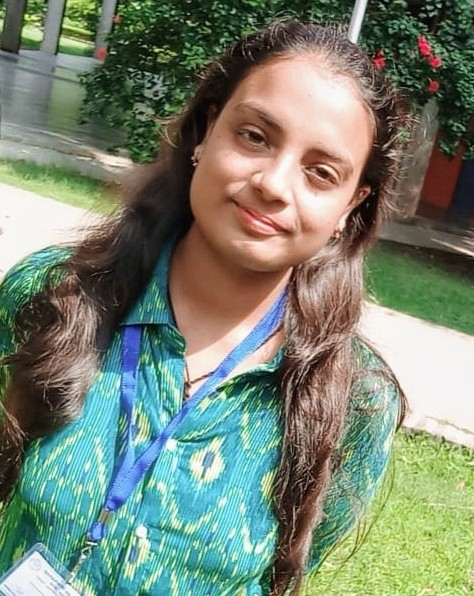
#> input picture Akshita_pic.jpg, 474 x 596 px
$ python adaptive_threshold_opencv.py
#> lines starting #> are read from the running program, lines starting #| are printed output that depends on the picture; after the words box and inside, x2 and y2 are one past the last pixel; in counts of white or black regions, pixels touching at a corner belong together
import cv2 as cv
import numpy as np
img=cv.imread('Akshita_pic.jpg',0)
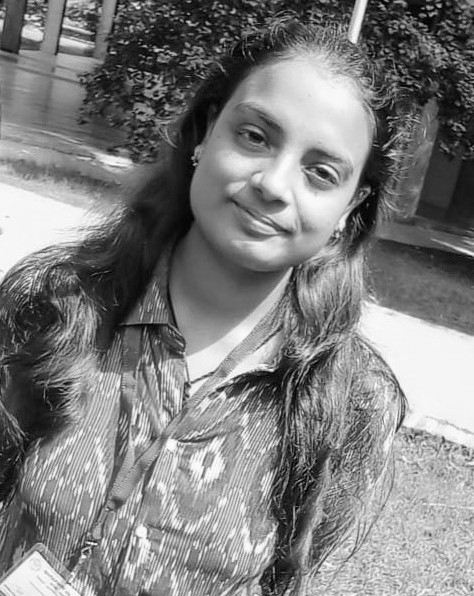
#> img: shape (596, 474); min 0, max 255, mean 127.2
_,th1=cv.threshold(img,127,255,cv.THRESH_BINARY)
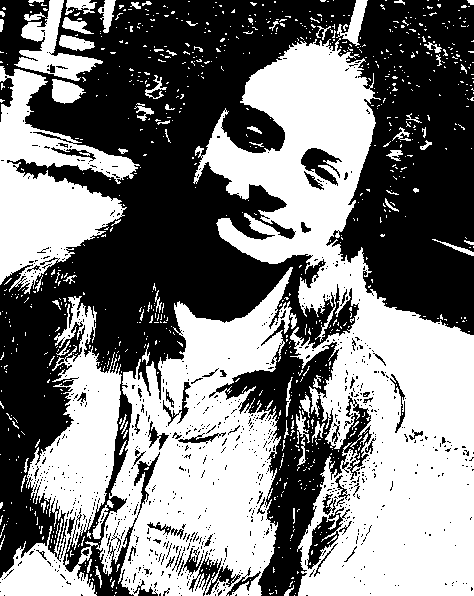
#> th1: shape (596, 474); 49.3% white; 906 white regions (830 under 20 px), largest, box (x1, y1, x2, y2) and area: (193, 38, 474, 596) 64693, (0, 267, 297, 596) 48930, (0, 66, 140, 294) 14039
th2=cv.adaptiveThreshold(img,255,cv.ADAPTIVE_THRESH_MEAN_C,cv.THRESH_BINARY,11,2)
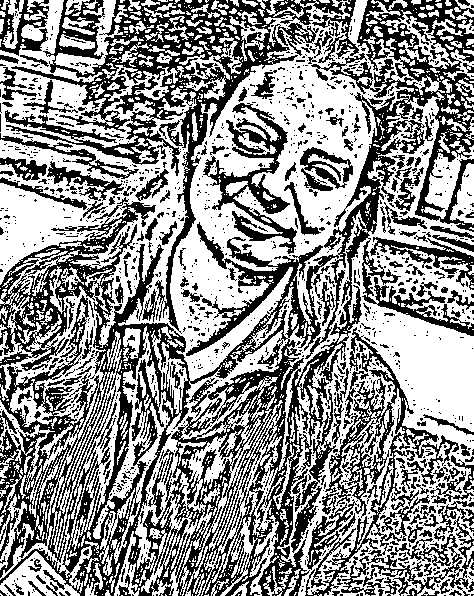
#> th2: shape (596, 474); 56% white; 1387 black regions (1171 under 20 px), largest, box (x1, y1, x2, y2) and area: (0, 0, 474, 596) 66057, (5, 0, 344, 334) 18513, (305, 327, 474, 596) 8397
th3=cv.adaptiveThreshold(img,255,cv.ADAPTIVE_THRESH_GAUSSIAN_C,cv.THRESH_BINARY,11,2)
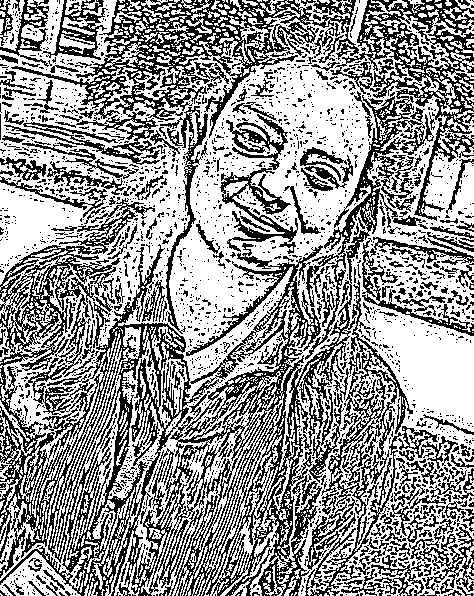
#> th3: shape (596, 474); 59% white; black in thin lines or dots
cv.imshow("image",img)
cv.imshow("th2",th2)
cv.imshow("th1",th1)
cv.imshow("th3",th3)
cv.waitKey(0)
cv.destroyAllWindows()

$ run again, with chrisfoot.jpeg copied over Akshita_pic.jpg
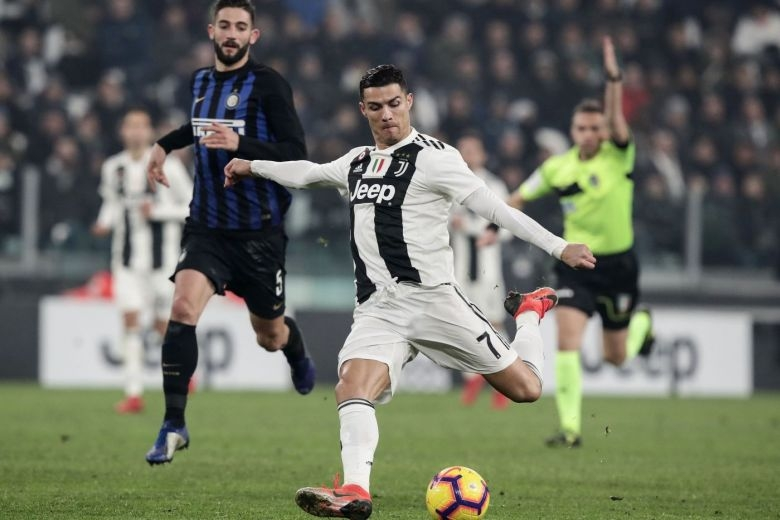
#> input picture chrisfoot.jpeg, 780 x 520 px
#> `_,th1=cv.threshold(img,127,255,cv.THRESH_BINARY)`:
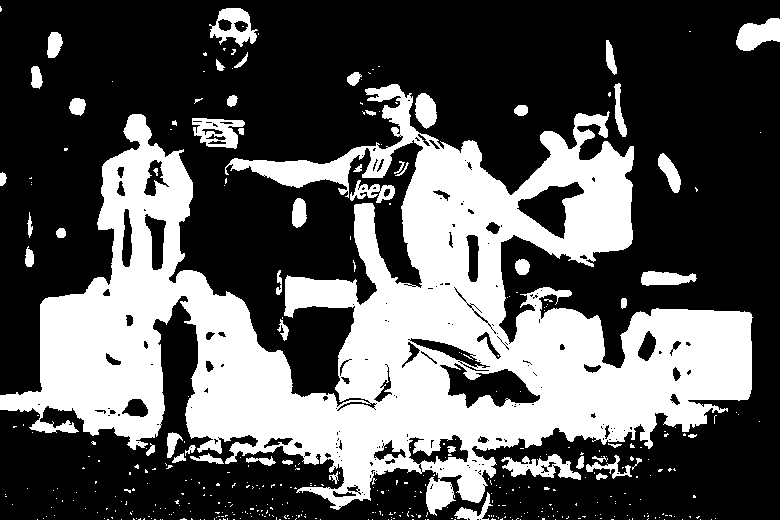
#> th1: shape (520, 780); 34.8% white; 412 white regions (360 under 20 px), largest, box (x1, y1, x2, y2) and area: (0, 84, 753, 516) 129086, (501, 454, 581, 480) 988, (736, 18, 780, 51) 975
#> th2: shape (520, 780); 65.8% white; 1986 black regions (1561 under 20 px), largest, box (x1, y1, x2, y2) and area: (131, 0, 659, 395) 34646, (348, 41, 780, 378) 22264, (0, 0, 171, 303) 12640
#> `th3=cv.adaptiveThreshold(img,255,cv.ADAPTIVE_THRESH_GAUSSIAN_C,cv.THRE..`:
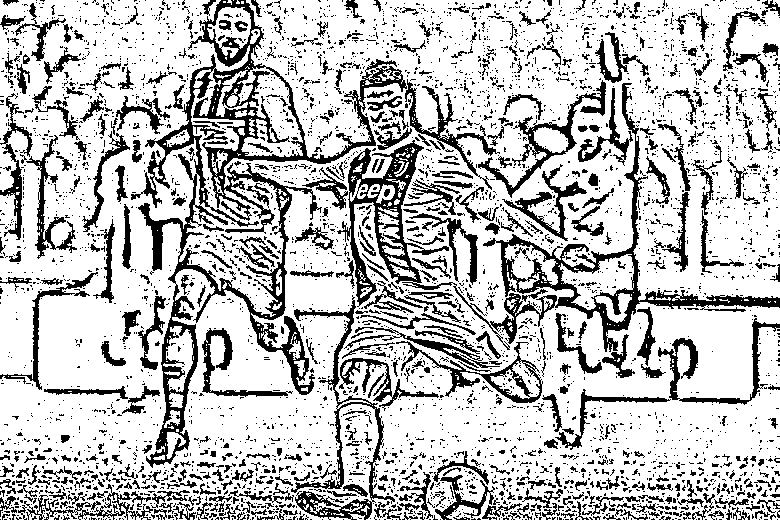
#> th3: shape (520, 780); 75.3% white; 4271 black regions (3768 under 20 px), largest, box (x1, y1, x2, y2) and area: (131, 0, 407, 468) 17074, (337, 83, 780, 352) 11194, (291, 295, 395, 520) 2893
